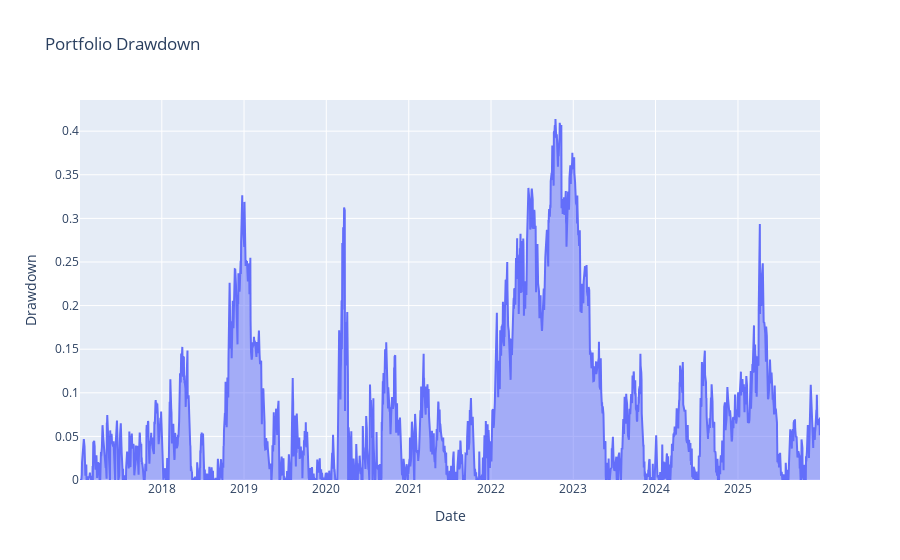

Source (notebook cell):
### Markdown cell above
## Portfolio Drawdowns

Drawdowns are the primary concern for capital allocators.
Key questions:
- How deep?
- How long to recover?
- Clustered or isolated?

### Code cell
# Plot Drawdown
from Multi_Asset_Stat_Arb_Backtesting_Engine.main.visualization.performance_plots import plot_drawdown

fig_dd = plot_drawdown(portfolio_returns)
fig_dd.show()

### Figure 1 — Plotly figure (JSON) as saved in the notebook; plotly's stock layout.template omitted (floating-point values rounded to 4 significant figures; data arrays with more than 128 entries replaced by an {"elided": "..."} marker saying what was removed)
{"data": [{"fill": "tozeroy", "name": "Drawdown", "type": "scatter", "x": {"elided": "2262 str values"}, "y": {"elided": "2262 float values"}}], "layout": {"title": {"text": "Portfolio Drawdown"}, "xaxis": {"title": {"text": "Date"}}, "yaxis": {"title": {"text": "Drawdown"}}}}
